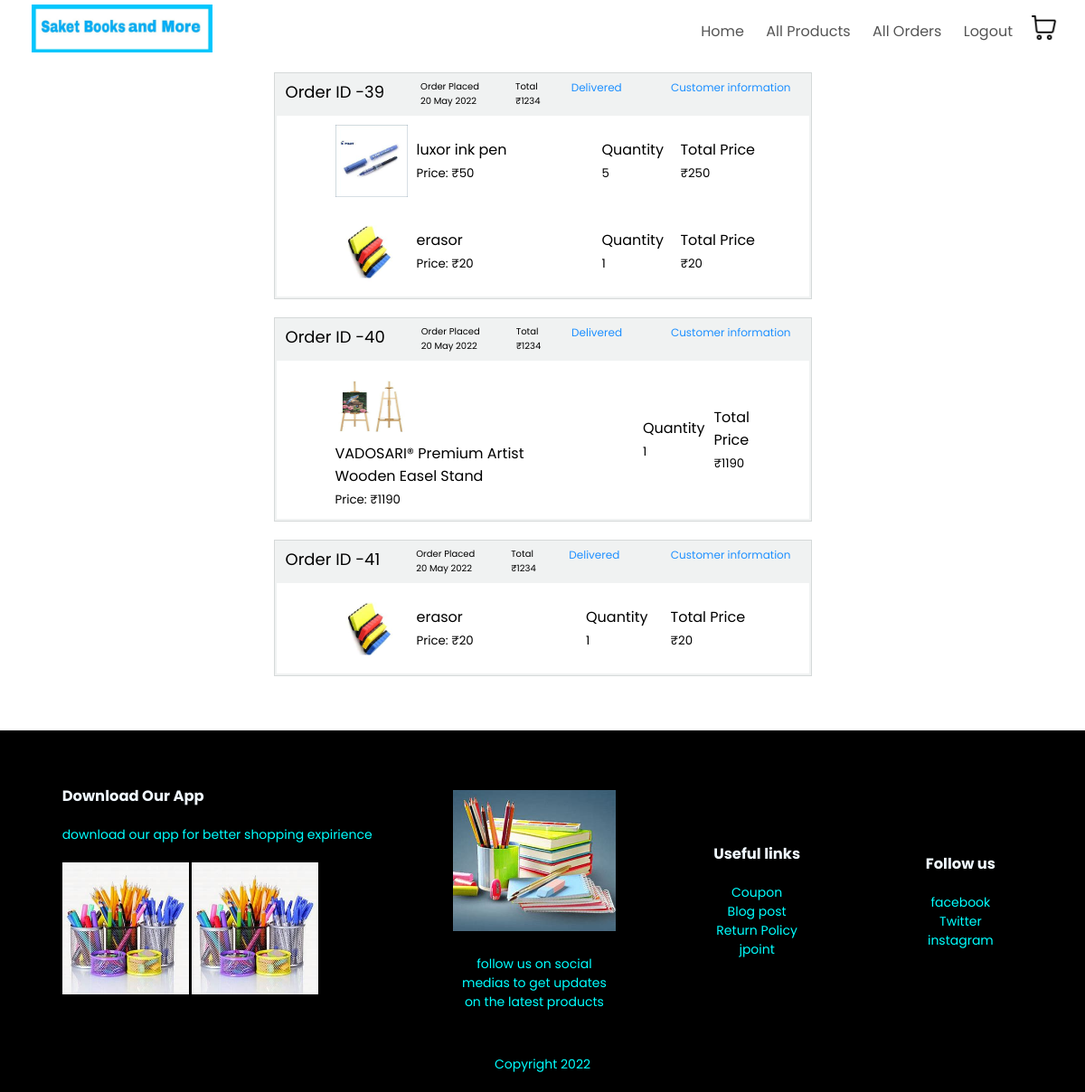
/all_orders.php (signed in), run on the app's committed database.
### tables this page shows
CREATE TABLE `orders` (
  `order_id` int(11) NOT NULL,
  `username` varchar(16) NOT NULL,
  `products_id` varchar(200) NOT NULL,
  `order_date` varchar(11) NOT NULL,
  `name` text NOT NULL,
  `email` text NOT NULL,
  `num` int(11) NOT NULL,
  `address` text NOT NULL
);

CREATE TABLE `saket` (
  `ID` int(11) NOT NULL,
  `NAME` varchar(160) NOT NULL,
  `IMAGE` varchar(100) DEFAULT NULL,
  `featured` int(10) NOT NULL DEFAULT 0,
  `price` int(11) NOT NULL,
  `description` varchar(500) DEFAULT NULL,
  `more_images` varchar(1000) DEFAULT 'a:0:{}'
);

### all_orders.php (the view, shortened to what this page needs)
<!DOCTYPE html>
<html>
    <head>
        <link rel = "stylesheet" href="cpp2.css">
    </head>
    <body>
        <div class="container">
         <div class="navbar">
            <div class="logo">
               <a href="index.php"><img src="./assets/images/logo4.jpeg" width="200px "></a>
            </div>
            <nav>
                <ul id="MenuItems">
                    <li><a href="index.php">Home</a></li>
                    <li><a href="products.php">All Products</a></li>
                    <li><a href="all_orders.php">All Orders</a></li>
                    <?php
                        if( isset( $_SESSION['loggedin'] ) ){
                            echo "<li><a class='logout-btn' href='./index.php?logout=true'>Logout</a></li>" ;
                        }
                        else {
                            echo "<li><a href='accounts.php'>Account</a></li>";
                        }
                    ?>
                </ul>
            </nav>
             <a href="cart.php"><img src="./assets/images/shopping-cart.png" width="30px" height="30px"></a>
        </div>
        </div>
        <table>
            <?php
                $items = array();
                if( isset($_SESSION['username'] ) ) {
                    $con = mysqli_connect('localhost','root');
                    mysqli_select_db($con,'ecommerce');
                    $sql = "SELECT * FROM orders";
                    $result= $con->query($sql);
                    while($row = $result->fetch_assoc()) {
                        $items[] = $row;
                    }
                }
                else {
                    header('location:accounts.php');
                }
                if( count( $items ) != 0 ) {
                    foreach( $items as $item ) {
                        $prod_ids = $item['products_id'];
                        $prod_ids = explode( ";", $prod_ids);
            ?>
                <tr>
                    <td>
                        <div style="width: 50%; background: rgb(240, 242, 242); margin-left:auto; margin-right: auto; padding: 2px; border: 1px solid rgb(213, 217, 217)">
                        <div style="height: 45px; display:flex; flex-direction: row;">
                            <div style="display: flex; flex-direction: row; padding-left: 10px; padding-top: 5px">
                                <p class="small-text">Order ID - </p>
                                <p class="small-text"><?php echo $item['order_id']?></p>
                            </div>
                            <div style="display: flex; flex-direction: column; padding-left: 10px; padding-top: 5px; margin-left: 30px">
                                <p class="x-small-text">Order Placed</p>
                                <p class="x-small-text"><?php echo $item['order_date']?></p>
                            </div>
                            <div style="display: flex; flex-direction: column; padding-left: 10px; padding-top: 5px; margin-left: 30px">
                                <p class="x-small-text">Total</p>
                                <p class="x-small-text">₹1234</p>
                            </div>
                            <div style="display: flex; flex-direction: column; padding-left: 10px; padding-top: 5px; margin-left: auto; margin-right: 20px">
                                <a href="./all_orders.php?delivered=<?php echo $item['order_id'] ?>">Delivered</a>
                            </div>
                            <div style="display: flex; flex-direction: column; padding-left: 10px; padding-top: 5px; margin-left: auto; margin-right: 20px">
                                <a href="./inf.php?order_id=<?php echo $item['order_id'] ?>">Customer information</a>
                            </div>
                        </div>
                        <div style="background: white">
                            <table>
            <?php
                        foreach( $prod_ids as $ids ) {
                            $product_id = explode("-", $ids)[0];
                            $product_quantity = explode("-", $ids)[1];
                            $sql = "SELECT * FROM saket WHERE ID=$product_id";
                            $result= $con->query($sql);
                            $product_details = $result->fetch_assoc();
            ?>
                                <tr>
                                    <td>
                                        <div class="order-list-info">
                                            <img src="<?php echo $product_details['IMAGE']?>">
                                            <div class="item-details">
                                                <div class="name-price">
                                                    <div><?php echo $product_details['NAME'] ?></div>
                                                    <small>Price: ₹<?php echo $product_details['price'] ?></small>
                                                </div>
                                            </div>
                                        </div>
                                    </td>
                                    <td>
                                        <div class="name-price">
                                            <div>Quantity</div>
                                            <small><?php echo $product_quantity ?></small>
                                        </div>
                                    </td>
                                    <td>
                                        <div class="name-price">
                                            <div>Total Price</div>
                                            <small>₹<?php echo intval( $product_details['price'] ) * $product_quantity ?></small>
                                        </div>
                                    </td>
                                    <td>
                                    </td>
                                </tr>
            <?php
                        }
            ?>
                            </table>
                        </div>
                    </div>
                </td>
            </tr>
            <?php
                    }
                }
            ?>
        </table>
        <div style="height: 50px;"></div>
        <div class="footer">
            <div class="container">
                <div class="row">
                <div class="footer-col-1">
                    <h3>Download Our App</h3>
                    <p>download our app for better shopping expirience</p>
                    <div class="app-logo">
                        <img src="./assets/images/feat.jpg">
                      <img src="./assets/images/feat.jpg">
                    </div>
                   </div>
                <div class="footer-col-2">
                    <img src="./assets/images/feat3.jpg">
                    <p>follow us on social medias to get updates on the latest products</p>
                    </div>
                <div class="footer-col-3">
                    <h3>Useful links</h3>
                    <ul>
                    <li>Coupon</li>
                        <li>Blog post</li>
                        <li>Return Policy</li>
                        <li>jpoint</li>
                    </ul>
                    </div>
                   <div class="footer-col-4">
                    <h3>Follow us</h3>
                    <ul>
                    <li>facebook</li>
                        <li>Twitter</li>
                        <li>instagram</li>
                    </ul>
                    </div>
                </div>
               <hr>
                <p class="copyright">Copyright 2022</p>
                </div>
                </div>
            </body>
</html>

### cpp2.css (style rules this page uses)
* { margin: 0; padding:0; box-sizing:border-box; }
.small-text { font-size: 18px; text-align: left; }
.x-small-text { font-size: 10px; text-align: left; }
body { font-family: 'Poppins', sans-serif; }
.navbar { display:flex; align-items:center; padding:5px; }
nav { flex: 1; text-align: right; }
nav ul { display: inline-block; list-style-type: none; }
nav ul li { display: inline-block; margin-right: 20px; }
a { text-decoration: none; color:#555; }
.container { max-height: 3000px; max-width: 1300px; margin: auto; padding-left: 25px; padding-right: 25px; }
.row { display: flex; align-items:center; flex-wrap: wrap; justify-content: space-around; }
.logo { backface-visibility: hidden; margin-left: 5px; }
small { color: black; }
.footer { background: #000; color: aqua; font-size: 14px; padding: 60px 0 20px; }
.footer p { color: aqua; }
.footer h3 { color: aliceblue; margin-bottom: 20px; }
.footer-col-1, footer-col-2, footer-col-3 ,footer-col-4 { min-width: 250px; margin-bottom: 20px; }
.footer-col-1 { flex-basis: 30%; }
.footer-col-2 { flex:.1; text-align: center; }
.footer-col-2 img { width: 180px; margin-bottom: 20px; }
.footer-col-3,.footer-col-4 { flex-basis: 12%; text-align: center; }
ul { list-style-type: none; }
.app-logo { margin-top: 20px; }
.app-logo img { width: 140px; }
.footer hr { border: none; background: #000; height: 1px; margin: 20px 0; }
.copyright { text-align: center; }
table { width: 100%; border-collapse: collapse; }
td { padding: 10px 5px; }
td a { color: #1E90FF; font-size: 12px; }
td img { width: 80px; height: 80px; margin-right: 10px; }
td:last-child { text-align: left; }
.order-list-info { display: flex; flex-wrap: wrap; padding: 0 60px; }
.item-details { margin-top: auto; margin-bottom: auto; }

### data on the page
orders: order_id "39", order_date "20 May 2022", products "5", products "1"
saket: IMAGE (picture), NAME "luxor ink pen", price "50", intval($product_details['price'])*$product_quantity "250"
saket: IMAGE (picture), NAME "erasor", price "20", intval($product_details['price'])*$product_quantity "20"
orders: order_id "40", order_date "20 May 2022", products "1"
saket: IMAGE (picture), NAME "VADOSARI® Premium Artist Wooden Easel Stand", price "1190", intval($product_details['price'])*$product_quantity "1190"
orders: order_id "41", order_date "20 May 2022", products "1"
